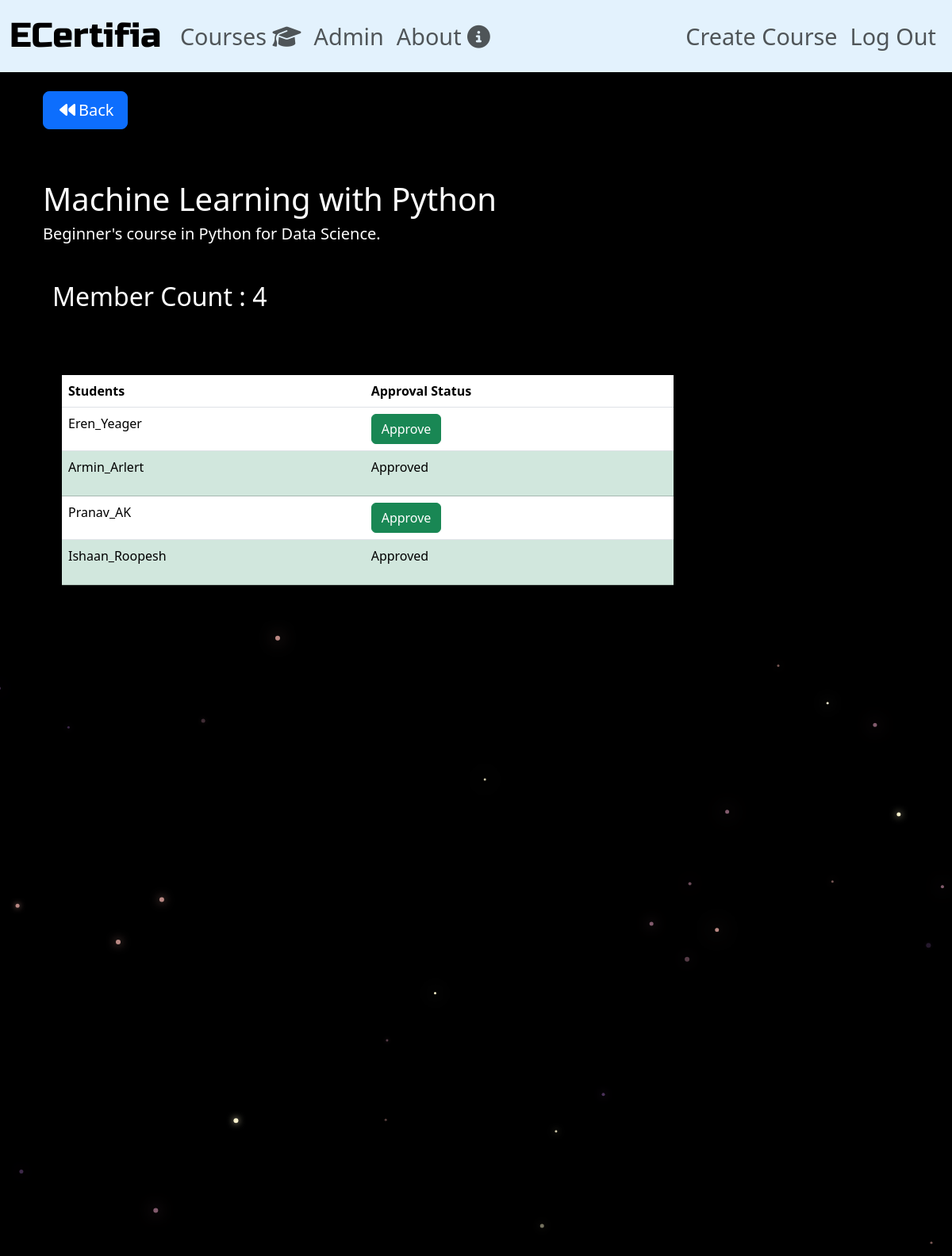
The page /courses/machine-learning-with-python/ (signed in) on the database its author committed.
### courses/models.py (models this page shows, shortened)
class Course(models.Model):
    name = models.CharField(max_length=255, unique=True)
    course_instructor = models.CharField(max_length=255, blank=False, default='')
    issuing_organization = models.CharField(max_length=256, default='')
    slug = models.SlugField(allow_unicode=True, unique=True)
    description = models.TextField(blank=True, default='')
    description_html = models.TextField(editable=False, default='', blank=True)
    members = models.ManyToManyField(User, through='CourseMembers')
    course_length_hours = models.PositiveIntegerField(default=0)
    class Meta:
        ordering = ['name']

class CourseMembers(models.Model):
    course = models.ForeignKey(Course, related_name='memberships', on_delete=models.CASCADE)
    user = models.ForeignKey(User, related_name='user_courses', on_delete=models.CASCADE)
    class Meta:
        unique_together = ('course', 'user')

### courses/views.py (the view)
# urls.py: path('<slug>/', views.SingleGroup.as_view(), name='single'),
class SingleGroup(generic.DetailView):
    model = Course
    def get_context_data(self, **kwargs):
        context = super().get_context_data(**kwargs)
        course = context['object']
        students = CourseMembers.objects.filter(course=course) #obtains students in the particular course
        join_requests = {student.user_id: student.user.coursejoinrequest_set.filter(course=course).first() for student in students}
        context['students_with_requests'] = [(student, join_requests.get(student.user_id)) for student in students] #creates a list of students for the course for the context dictionary key with the student and approval details in a tuple as the key.
        return context

### courses/templates/courses/course_detail.html (shortened to what this page needs)
{% extends 'courses/course_base.html' %}
{% block precourse %}
<p>
    <a href="{% url 'courses:all'%}" class="btn btn-primary btn-lg mb-5">
        <span class="fa-solid fa-backward p-1"></span>Back
    </a>
</p>
<h1>{{ course.name }}</h1>
<h5>
    <div class="jumbotron">
        {{ course.description_html|safe }}
    </div>
</h5>
<h2 class="p-4 pb-5">Member Count : {{ course.members.count }}</h2>
<div class="content">
    <div class="col-md-9 p-4">
    {% if user.is_superuser %}
        {% if course.members.all %}
        <table class="table table-hover" align="center">
            <thead>
                <th>Students</th>
                <th>Approval Status</th>
            </thead>
            {% for student, join_request in students_with_requests %}
                <tr {% if join_request.is_approved %}class="table-success"{% endif %}>
                    <td>{{ student.user.username }}</td>
                    <td>
                        {% if not join_request.is_approved %}
                            <form id="approvalForm_{{ student.user.username }}" method="post" action="{% url 'courses:change_approval_status' course.slug student.user.username %}">
                                <button type="button" class="btn btn-success" onclick="toggleApproval('{{ student.user.username }}')">Approve</button>
                            </form>
                        {% else %}
                            <p>Approved</p>
                        {% endif %}
                    </td>
                </tr>
            {% endfor %}
        </table>
        {% else %}
        <h2>No Students in this group yet!</h2>
        {% endif %}
    </div>
    {% endif %}
</div>
{% endblock %}

### static/ecertificate/css/mastermain.css (style rules this page uses)
html, body { background: black; margin: 0; }

### static/ecertificate/css/ecertificate/master.css (style rules this page uses)
body { background-color: black; color:white; }

### rows shown on the page
Course: name "Machine Learning with Python", description_html "Beginner's course in Python for Data Science.", members.count "4"
CourseMembers: user.username "Eren_Yeager"
CourseMembers: user.username "Armin_Arlert", shows "Approved"
CourseMembers: user.username "Pranav_AK"
CourseMembers: user.username "Ishaan_Roopesh", shows "Approved"
